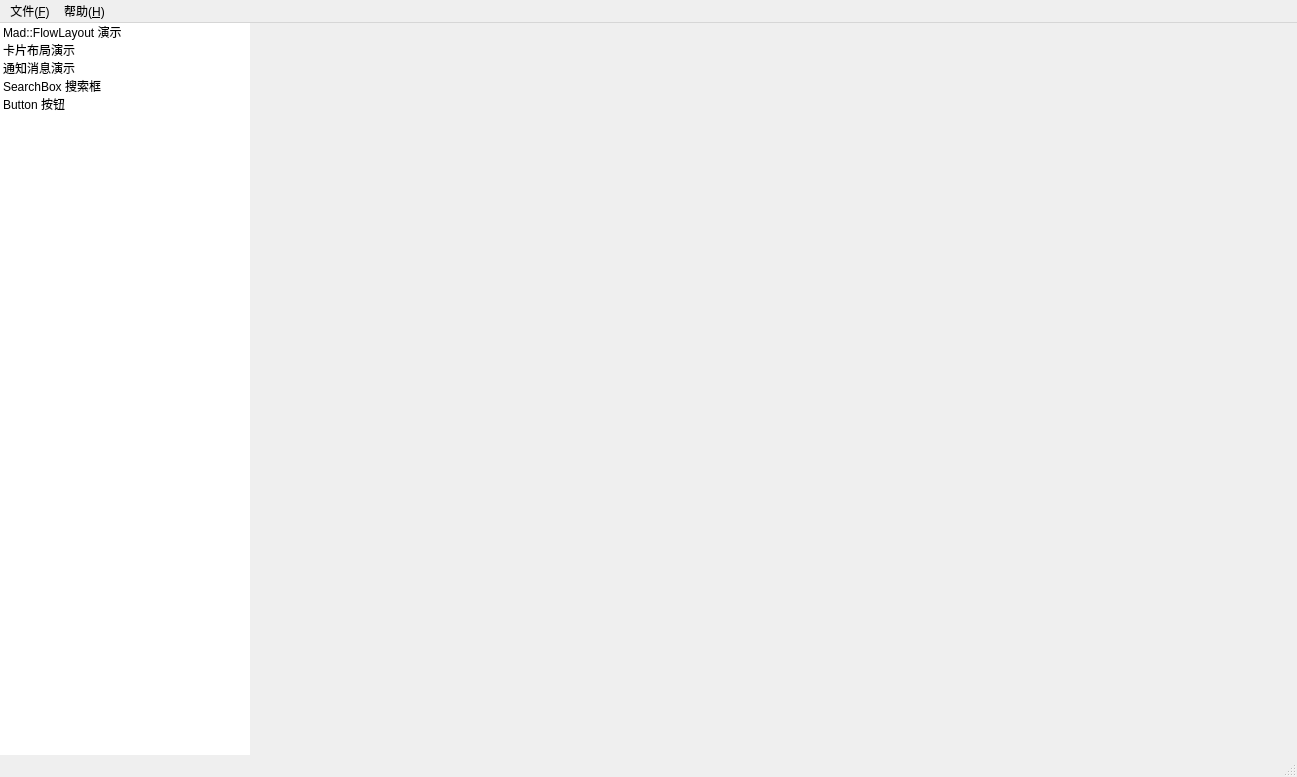
<?xml version="1.0" encoding="UTF-8"?>
<ui version="4.0">
 <class>DemoWindow</class>
 <widget class="QMainWindow" name="DemoWindow">
  <property name="geometry">
   <rect>
    <x>0</x>
    <y>0</y>
    <width>1297</width>
    <height>777</height>
   </rect>
  </property>
  <property name="windowTitle">
   <string>MadStudio - 演示</string>
  </property>
  <widget class="QWidget" name="centralwidget">
   <layout class="QHBoxLayout" name="horizontalLayout">
    <property name="leftMargin">
     <number>0</number>
    </property>
    <property name="topMargin">
     <number>0</number>
    </property>
    <property name="rightMargin">
     <number>0</number>
    </property>
    <property name="bottomMargin">
     <number>0</number>
    </property>
    <item>
     <widget class="QFrame" name="sidebarFrame">
      <property name="minimumSize">
       <size>
        <width>250</width>
        <height>0</height>
       </size>
      </property>
      <property name="maximumSize">
       <size>
        <width>250</width>
        <height>16777215</height>
       </size>
      </property>
      <property name="frameShape">
       <enum>QFrame::Shape::NoFrame</enum>
      </property>
      <property name="frameShadow">
       <enum>QFrame::Shadow::Raised</enum>
      </property>
      <layout class="QVBoxLayout" name="sidebarLayout">
       <property name="spacing">
        <number>0</number>
       </property>
       <property name="leftMargin">
        <number>0</number>
       </property>
       <property name="topMargin">
        <number>0</number>
       </property>
       <property name="rightMargin">
        <number>0</number>
       </property>
       <property name="bottomMargin">
        <number>0</number>
       </property>
       <item>
        <widget class="QListWidget" name="navigationList">
         <property name="frameShape">
          <enum>QFrame::Shape::NoFrame</enum>
         </property>
         <property name="selectionMode">
          <enum>QAbstractItemView::SelectionMode::SingleSelection</enum>
         </property>
         <property name="selectionBehavior">
          <enum>QAbstractItemView::SelectionBehavior::SelectRows</enum>
         </property>
         <item>
          <property name="text">
           <string>Mad::FlowLayout 演示</string>
          </property>
         </item>
         <item>
          <property name="text">
           <string>卡片布局演示</string>
          </property>
         </item>
         <item>
          <property name="text">
           <string>通知消息演示</string>
          </property>
         </item>
         <item>
          <property name="text">
           <string>SearchBox 搜索框</string>
          </property>
         </item>
         <item>
          <property name="text">
           <string>Button 按钮</string>
          </property>
         </item>
        </widget>
       </item>
      </layout>
     </widget>
    </item>
    <item>
     <widget class="QFrame" name="contentFrame">
      <property name="frameShape">
       <enum>QFrame::Shape::NoFrame</enum>
      </property>
      <property name="frameShadow">
       <enum>QFrame::Shadow::Raised</enum>
      </property>
      <layout class="QVBoxLayout" name="contentLayout">
       <property name="leftMargin">
        <number>10</number>
       </property>
       <property name="topMargin">
        <number>10</number>
       </property>
       <property name="rightMargin">
        <number>10</number>
       </property>
       <property name="bottomMargin">
        <number>10</number>
       </property>
      </layout>
     </widget>
    </item>
   </layout>
  </widget>
  <widget class="QMenuBar" name="menubar">
   <property name="geometry">
    <rect>
     <x>0</x>
     <y>0</y>
     <width>1297</width>
     <height>20</height>
    </rect>
   </property>
   <widget class="QMenu" name="menu_F">
    <property name="title">
     <string>文件(&amp;F)</string>
    </property>
    <addaction name="actionClose"/>
   </widget>
   <widget class="QMenu" name="menu">
    <property name="title">
     <string>帮助(&amp;H)</string>
    </property>
    <addaction name="actionAbout"/>
   </widget>
   <addaction name="menu_F"/>
   <addaction name="menu"/>
  </widget>
  <widget class="QStatusBar" name="statusbar"/>
  <action name="actionClose">
   <property name="text">
    <string>关闭</string>
   </property>
   <property name="shortcut">
    <string>Ctrl+W</string>
   </property>
  </action>
  <action name="actionAbout">
   <property name="text">
    <string>关于</string>
   </property>
  </action>
 </widget>
 <resources/>
 <connections/>
</ui>
